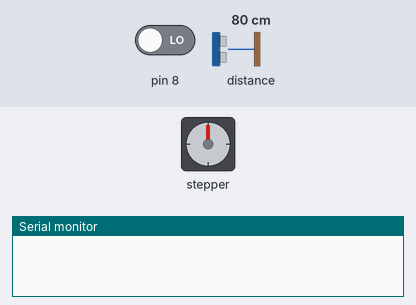
This sketch was run on a simulated Arduino Uno, built with avr-gcc and run on an emulated ATmega328P. Shown: stepper motor, the last lines printed to the serial monitor. Wiring (inferred from the names in the program): stepper motor driver (200 steps per turn assumed): step pin 4; direction pin 3; enable pin 5. The inputs (shaded band) are chosen by the test bench; at power-on: pin 8 LOW, distance to the obstacle 80 cm.

Above: at 0.08 s.
At 10.04 s:
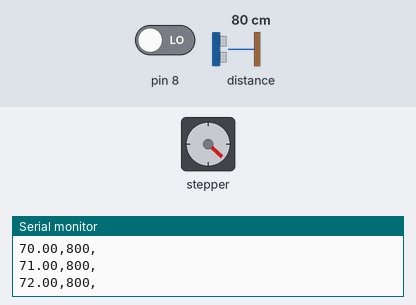
At 19.99 s:
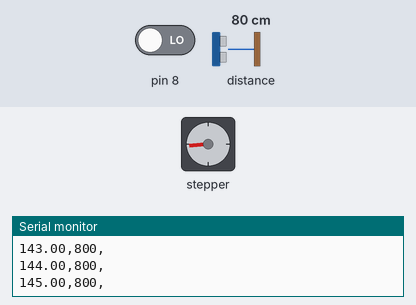
At 39.88 s:
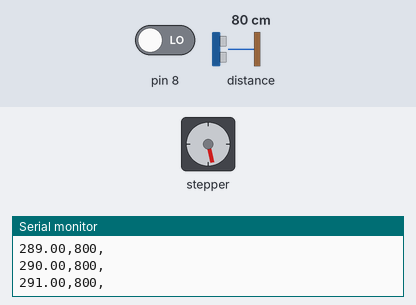
Timing chart, 0 to 40.0 s (numbered marks = the images above):
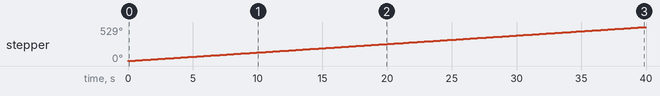

Measured:
- by itself, stepper: keeps turning clockwise at about 13°/s

The sketch:

LIDAR_code.ino
```cpp
/* Lidar code by ELECTRONOOBS
 * Get distance and angle and send via serial port RX, TX
 * Tutorial: https://electronoobs.com/eng_arduino_tut110.php
 * Schematic: https://electronoobs.com/eng_arduino_tut110_sch1.php
 * Code: https://electronoobs.com/eng_arduino_tut110_code1.php
 * YouTube channel: https://www.youtube.com/channel/UCjiVhIvGmRZixSzupD0sS9Q
*/

//Libraries
#include <Wire.h>
#include <VL53L0X.h>        //Downlaod it here: https://www.electronoobs.com/eng_arduino_Adafruit_VL53L0X.php
#include "Adafruit_VL53L0X.h"

Adafruit_VL53L0X lox = Adafruit_VL53L0X();

VL53L0X sensor;             //Define our sensor
//If you uncomment any of lines below you activate that mode
#define LONG_RANGE
#define HIGH_SPEED
//#define HIGH_ACCURACY


//Outputs/inputs
#define dirPin 3      //Pin for direction of the stepper driver
#define stepPin 4     //Pin for steps of the stepper driver
#define Enable 5      //Pin for enable the stepper driver

//Variables
int Value = 1200;               //Delay value between steps
float angle = 0;                //Start angle

/* ----------------Step angle calculation----------------
 * We need 1.5 rotations for 360º. (pully ratio 1.5 : 1)
 * Each 200 steps the motor will make a rotation.
 * We move 2 steps and the we make a measurement.
 * This equals to 360º/(200steps * 1.5) * 2 = 2.4angle/loop  ->
   ----------------Step angle calculation----------------*/
float angle_step = 1;         //So place that value here

float maxdist = 800;            //I've set the maximum distance around the sensor to only 400mm. Change to any other value.
bool loop_starts = false;
byte last_PIN_state;


void setup() {
  // Declare pins as output:
  pinMode(stepPin, OUTPUT);
  pinMode(dirPin, OUTPUT);
  pinMode(Enable, OUTPUT);
  digitalWrite(Enable,LOW);     //Place enable to low so the driver is enabeled
  digitalWrite(dirPin, HIGH);   //Place dirPin to HIGH so we spin CW
  Serial.begin(115200);           //Start serial port
  Wire.begin();
//  sensor.init();
//  sensor.setTimeout(500);
  //Serial.println("Adafruit VL53L0X test");
  if (!lox.begin()) {
   // Serial.println(F("Failed to boot VL53L0X"));
    while(1);
  }
  PCICR |= (1 << PCIE0);    //enable PCMSK0 scan so we can use interrupts
  PCMSK0 |= (1 << PCINT0);  //Set pin "D8" trigger an interrupt on "any" state change.
  //See interrupt vector below the void loop


//  #if defined LONG_RANGE
//    // lower the return signal rate limit (default is 0.25 MCPS)
//    sensor.setSignalRateLimit(0.1);
//    // increase laser pulse periods (defaults are 14 and 10 PCLKs)
//    sensor.setVcselPulsePeriod(VL53L0X::VcselPeriodPreRange, 18);
//    sensor.setVcselPulsePeriod(VL53L0X::VcselPeriodFinalRange, 14);
//  #endif
//  #if defined HIGH_SPEED
//    // reduce timing budget to 20 ms (default is about 33 ms)
//    sensor.setMeasurementTimingBudget(20000);
//  #elif defined HIGH_ACCURACY
//  //  // increase timing budget to 200 ms
//  //  sensor.setMeasurementTimingBudget(200000);
//  #endif
}//End setup loop


void loop() {
  if (loop_starts)            //We reset angle when the magnet is detected on D8
  {
    angle = 0;
    loop_starts = false;
  }

  digitalWrite(stepPin, HIGH);                    //Make one step
  delayMicroseconds(Value);                       //Small delay
  digitalWrite(stepPin, LOW);                     //Make another step
  delayMicroseconds(Value);                       //Add another delay
  VL53L0X_RangingMeasurementData_t measure;

  //Serial.print("Reading a measurement... ");
  lox.rangingTest(&measure, false); // pass in 'true' to get debug data printout!

  if (measure.RangeStatus != 4) {  // phase failures have incorrect data
//    Serial.print("Distance (mm): "); Serial.println(measure.RangeMilliMeter);
  } else {
//    Serial.println(" out of range ");
  }

  delay(100);
  int r = measure.RangeMilliMeter;    //Get distance from sensor
  if (r > maxdist)                                //Limit the dsitance to maximum set distance above
  {
    r = maxdist;
  }
  Serial.print(angle);          //Print the values to serial port
  Serial.print(",");
  Serial.print(r);
  Serial.println(",");

  angle = angle + angle_step;   //Increase angle value by the angle/loop value set above (in this case 2.4º each loop)


}//end of void loop


//This is the magnet detection interruption routine
//----------------------------------------------

ISR(PCINT0_vect){
  if(PINB & B00000001)          //We make an AND with the pin state register, We verify if pin 8 is HIGH???
  {
    if(last_PIN_state == 0)
    {
      last_PIN_state = 1;
    }
  }
  else if(last_PIN_state == 1)  //Now verify if pin 8 is LOW??? -> Magnet was detected
  {
    last_PIN_state = 0;
    loop_starts = true;         //If yes, we set loop_starts to true so we reset the angle value
  }
}//End of ISR
```
